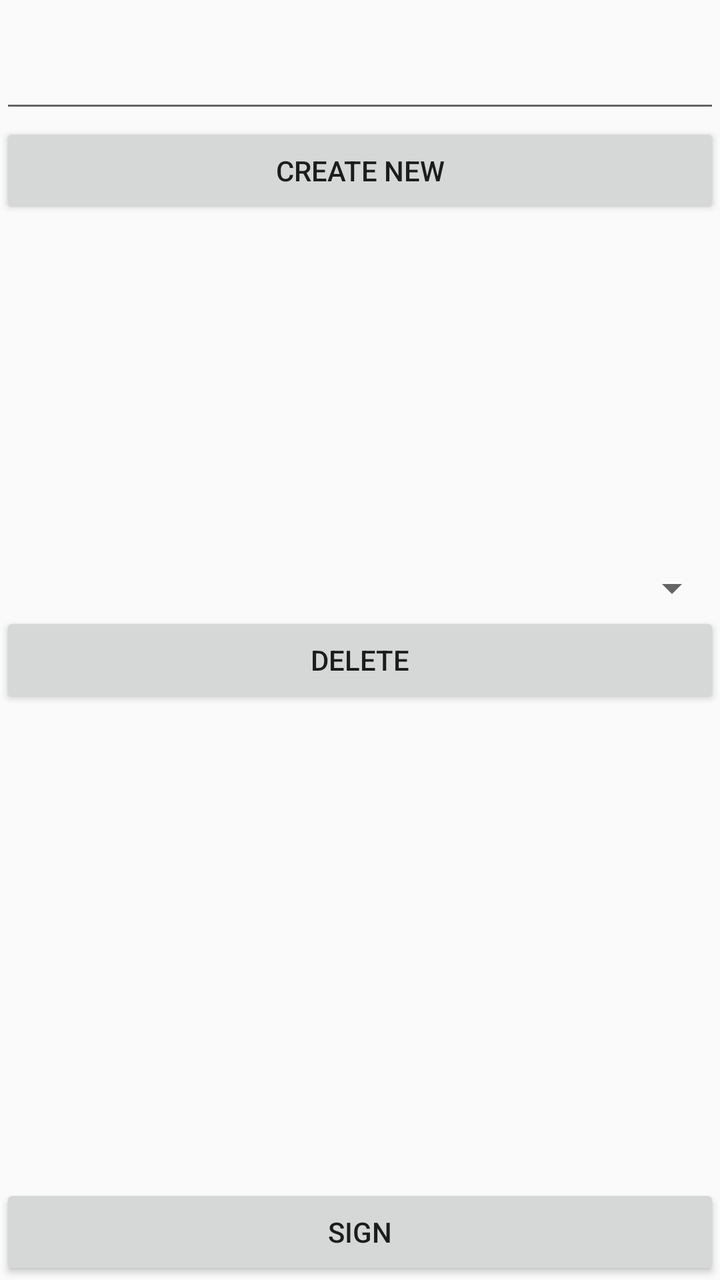
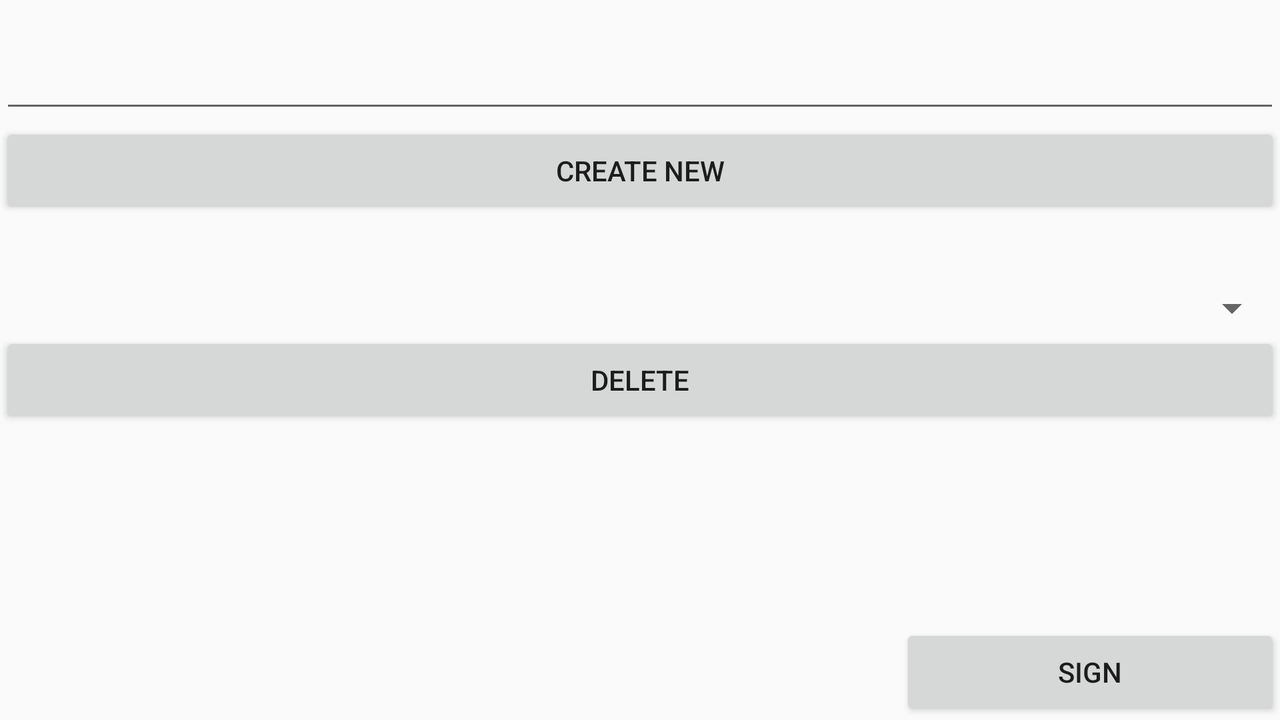

The same Android screen from two of the app's own layout files: first res/layout/ as a phone draws it, then the repository's variant for another configuration, drawn on a device whose configuration selects that folder. Both files follow.
<!-- AndroidManifest.xml: application theme AppTheme -->
<!-- res/layout/options_fragment.xml -->
<?xml version="1.0" encoding="utf-8"?>
<RelativeLayout xmlns:android="http://schemas.android.com/apk/res/android"
              android:orientation="vertical"
              android:layout_width="match_parent"
              android:layout_height="match_parent"
              android:weightSum="1"
              android:layout_marginTop="20dp">


    <Button
        android:text="Sign"
        android:layout_width="190dp"
        android:layout_height="wrap_content"
        android:layout_alignParentBottom="true"
        android:layout_alignParentRight="true"
        android:layout_alignParentEnd="true"
        android:id="@+id/sign_button"
        android:layout_alignParentLeft="true"
        android:layout_alignParentStart="true"/>

    <Spinner
        android:layout_width="match_parent"
        android:layout_height="wrap_content"
        android:id="@+id/spinner"
        android:layout_weight="0.22"
        android:layout_alignParentLeft="true"
        android:layout_alignParentStart="true"
        android:layout_above="@+id/delete_button"/>

    <Button
        android:text="Delete"
        android:layout_width="match_parent"
        android:layout_height="wrap_content"
        android:id="@+id/delete_button"
        android:layout_centerVertical="true"
        android:layout_centerHorizontal="true"
        android:layout_weight="0.08"/>

    <EditText
        android:layout_width="match_parent"
        android:layout_height="wrap_content"
        android:id="@+id/new_user_name"
        android:layout_weight="0.14"
        android:layout_alignParentTop="true"
        android:layout_alignParentLeft="true"
        android:layout_alignParentStart="true"/>

    <Button
        android:text="Create New"
        android:layout_width="match_parent"
        android:layout_height="wrap_content"
        android:id="@+id/create_button"
        android:layout_below="@+id/new_user_name"
        android:layout_alignParentLeft="true"
        android:layout_alignParentStart="true"/>

</RelativeLayout>
<!-- resources referenced by this layout -->
<resources>
  <style name="AppTheme" parent="Theme.AppCompat.Light.DarkActionBar">
          
          <item name="colorPrimary">#292424</item>
          <item name="colorPrimaryDark">#292424</item>
          <item name="colorAccent">#292424</item>
      </style>
</resources>
<!-- res/layout-land/options_fragment.xml (the repository's variant of the layout above) -->
<!-- drawn on the phone turned sideways -->
<?xml version="1.0" encoding="utf-8"?>
<RelativeLayout xmlns:android="http://schemas.android.com/apk/res/android"
              android:orientation="vertical"
              android:layout_width="match_parent"
              android:layout_height="match_parent"
              android:weightSum="10"
              android:layout_marginTop="20dp">


    <Button
        android:text="Sign"
        android:layout_width="190dp"
        android:layout_height="wrap_content"
        android:layout_alignParentBottom="true"
        android:layout_alignParentRight="true"
        android:layout_alignParentEnd="true"
        android:id="@+id/sign_button"
        android:layout_alignTop="@+id/quit_button"/>

    <Spinner
        android:layout_width="match_parent"
        android:layout_height="wrap_content"
        android:id="@+id/spinner"
        android:layout_weight="0.22"
        android:layout_alignParentLeft="true"
        android:layout_alignParentStart="true"
        android:layout_above="@+id/delete_button"/>

    <Button
        android:text="Delete"
        android:layout_width="match_parent"
        android:layout_height="wrap_content"
        android:id="@+id/delete_button"
        android:layout_centerVertical="true"
        android:layout_centerHorizontal="true"
        android:layout_weight="0.08"/>

    <EditText
        android:layout_width="match_parent"
        android:layout_height="wrap_content"
        android:id="@+id/new_user_name"
        android:layout_weight="0.14"
        android:layout_alignParentTop="true"
        android:layout_alignParentLeft="true"
        android:layout_alignParentStart="true"/>

    <Button
        android:text="Create New"
        android:layout_width="match_parent"
        android:layout_height="wrap_content"
        android:id="@+id/create_button"
        android:layout_below="@+id/new_user_name"
        android:layout_alignParentLeft="true"
        android:layout_alignParentStart="true"/>

</RelativeLayout>
